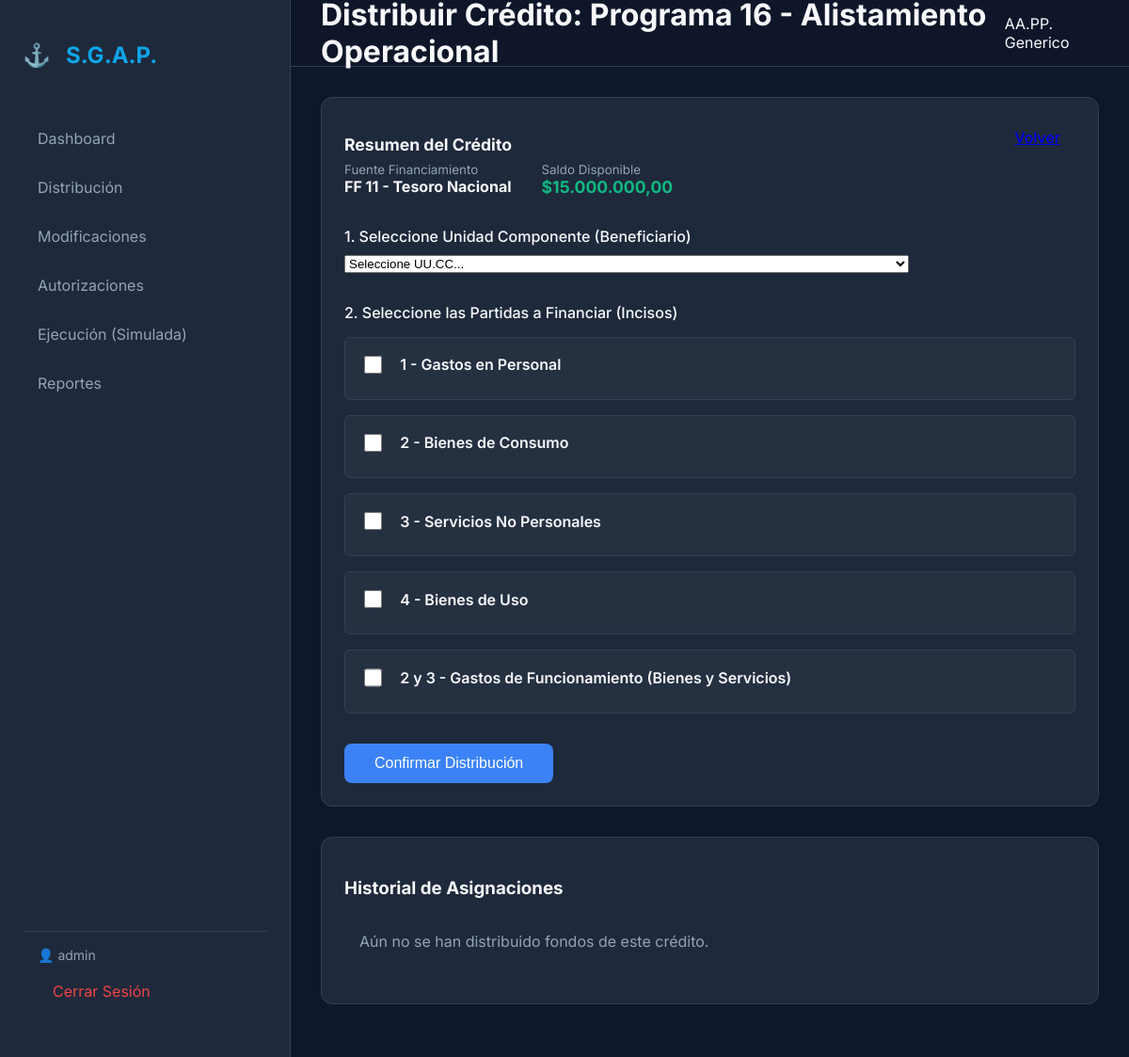
/finance/distribuir/1/ (signed in), run on an earlier commit of the app's database.
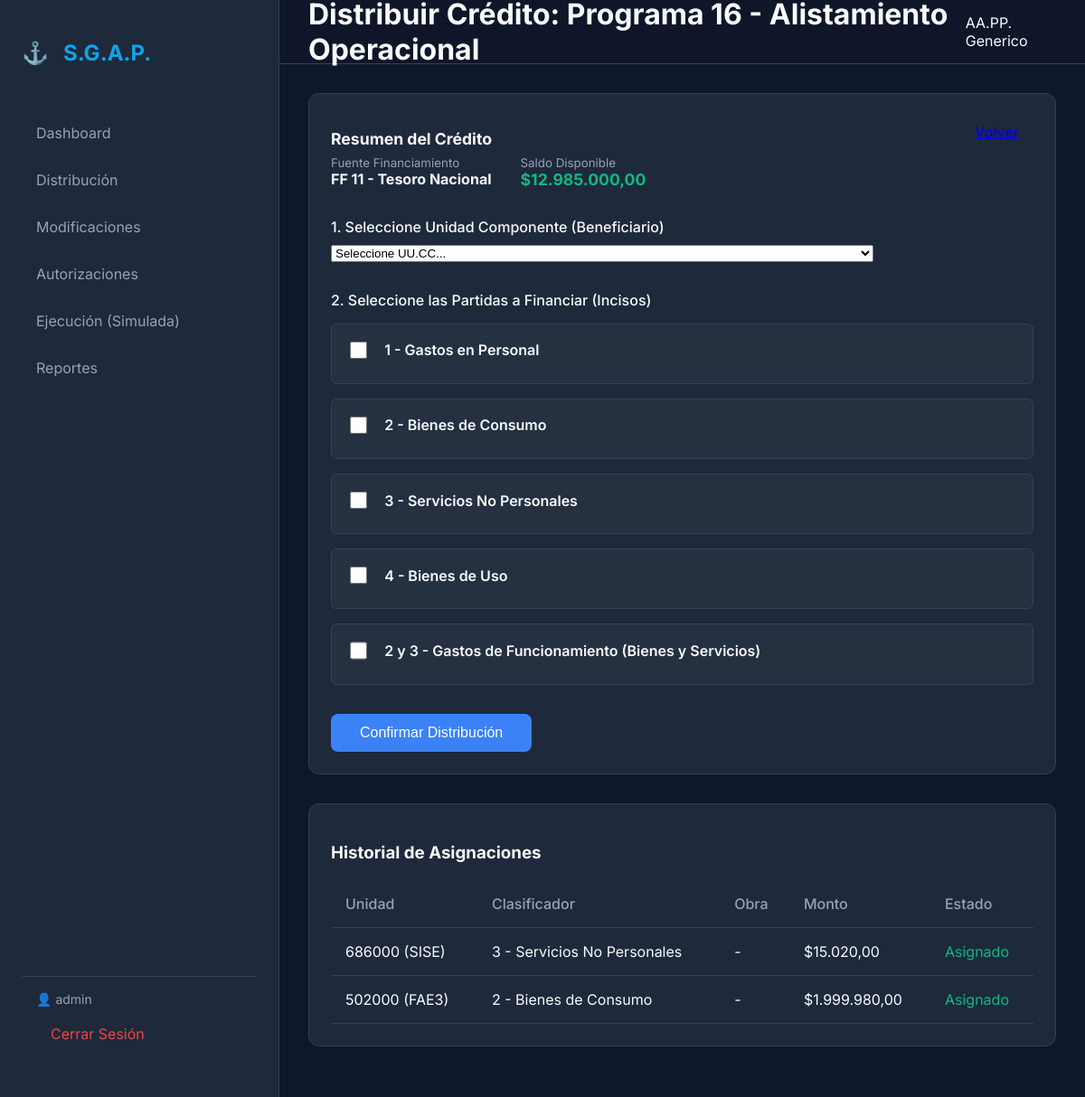
And on a later commit of the database.
### finance/models.py (models this page shows, shortened)
class Credito(models.Model):
    ESTADO_CHOICES = (
        ("VIGENTE", "Vigente"),
        ("CADUCADO", "Caducado"),
        ("DEVENGADO", "Devengado"),
    )
    programa = models.ForeignKey(EstructuraProgramatica, on_delete=models.CASCADE, related_name="creditos")
    fuente = models.ForeignKey(FuenteFinanciamiento, on_delete=models.PROTECT)
    monto_total = models.DecimalField(max_digits=12, decimal_places=2)
    anio = models.IntegerField(help_text="Año fiscal")
    trimestre = models.IntegerField(choices=[(1, "1° Trimestre"), (2, "2° Trimestre"), (3, "3° Trimestre"), (4, "4° Trimestre")])
    estado = models.CharField(max_length=20, choices=ESTADO_CHOICES, default="VIGENTE")
    fecha_creacion = models.DateTimeField(auto_now_add=True)
    @property
    def saldo_disponible(self):
        asignado = self.asignaciones.aggregate(total=models.Sum('monto'))['total'] or 0
        return self.monto_total - asignado

class Asignacion(models.Model):
    TRIMESTRE_CHOICES = (
        (1, "1° Trimestre"),
        (2, "2° Trimestre"),
        (3, "3° Trimestre"),
        (4, "4° Trimestre"),
    )
    uucc = models.ForeignKey(UnidadComponente, on_delete=models.PROTECT, related_name="asignaciones")
    credito_origen = models.ForeignKey(Credito, on_delete=models.CASCADE, related_name="asignaciones")
    clasificador_gasto = models.ForeignKey(ClasificadorGasto, on_delete=models.PROTECT)
    obra = models.ForeignKey(EstructuraProgramatica, on_delete=models.PROTECT, null=True, blank=True, related_name="asignaciones_obra", help_text="Obligatorio para Inciso 4 (Inversión)")
    monto = models.DecimalField(max_digits=12, decimal_places=2)
    trimestre = models.IntegerField(choices=TRIMESTRE_CHOICES)

### core/models.py (models this page shows, shortened)
class FuenteFinanciamiento(models.Model):
    CODIGO_CHOICES = (
        ("11", "Tesoro Nacional"),
        ("13", "Recursos Específicos"),
    )
    codigo = models.CharField(max_length=10, choices=CODIGO_CHOICES)
    descripcion = models.CharField(max_length=255)
    es_fiscal = models.BooleanField(default=True, help_text="Indica si es dinero fiscal")
    def __str__(self):
        return f"FF {self.codigo} - {self.descripcion}"

class ClasificadorGasto(models.Model):
    NIVEL_CHOICES = (
        (1, "Inciso"),
        (2, "Partida Principal"),
        (3, "Partida Parcial"),
        (4, "Partida Subparcial"),
    )
    codigo = models.CharField(max_length=50)
    descripcion = models.CharField(max_length=255)
    nivel = models.IntegerField(choices=NIVEL_CHOICES)
    padre = models.ForeignKey("self", null=True, blank=True, on_delete=models.CASCADE, related_name="hijos")

class UnidadComponente(models.Model):
    nombre = models.CharField(max_length=255)
    codigo = models.CharField(max_length=50) # Removed unique=True to allow shared budget codes
    sigla = models.CharField(max_length=20, unique=True, null=True) # Added Sigla as unique identifier
    es_ejecutora = models.BooleanField(default=False, help_text="Solo UU.CC. del Plan Bienal pueden ejecutar gasto")

### finance/views.py (the view, shortened to what this page needs)
# urls.py: path('distribuir/<int:credito_id>/', views.distribuir_credito, name='distribuir_credito'),
@login_required
def distribuir_credito(request, credito_id):
    credito = get_object_or_404(Credito, pk=credito_id)
    asignaciones = credito.asignaciones.all()
    incisos = ClasificadorGasto.objects.filter(nivel=1)
    uuccs = UnidadComponente.objects.all()
    obras = EstructuraProgramatica.objects.filter(nivel=4) # Assuming 4 is Obra
    context = {
        'credito': credito,
        'asignaciones': asignaciones,
        'incisos': incisos,
        'uuccs': uuccs,
        'obras': obras
    }
    return render(request, 'finance/distribuir.html', context)

### core/models.py (called while the page is built)
    def __str__(self):
        return f"{self.get_nivel_display()} {self.codigo} - {self.descripcion}"

### finance/templates/finance/distribuir.html (shortened to what this page needs)
{% extends 'base.html' %}
{% block content %}
<div class="card">
    <div style="display: flex; justify-content: space-between; align-items: flex-start; margin-bottom: 2rem;">
        <div>
            <h2 style="font-size: 1.1rem; margin-bottom: 0.5rem;">Resumen del Crédito</h2>
            <div style="display: grid; grid-template-columns: auto auto; gap: 2rem;">
                <div>
                    <small style="color: var(--text-muted); display: block;">Fuente Financiamiento</small>
                    <strong>{{ credito.fuente }}</strong>
                </div>
                <div>
                    <small style="color: var(--text-muted); display: block;">Saldo Disponible</small>
                    <strong style="color: var(--success); font-size: 1.1rem;">${{ credito.saldo_disponible }}</strong>
                </div>
            </div>
        </div>
        <a href="{% url 'finance:lista_creditos' %}" class="btn">Volver</a>
    </div>
    <form method="POST">
        <div style="margin-bottom: 2rem;">
            <label style="display: block; margin-bottom: 0.5rem; font-weight: 500;">1. Seleccione Unidad Componente
                (Beneficiario)</label>
            <select name="uucc" class="form-input" style="width: 100%; max-width: 600px;" required>
                <option value="">Seleccione UU.CC...</option>
            </select>
        </div>
        <div style="margin-bottom: 2rem;">
            <label style="display: block; margin-bottom: 1rem; font-weight: 500;">2. Seleccione las Partidas a Financiar
                (Incisos)</label>
            <div style="display: grid; gap: 1rem; max-width: 800px;">
                {% for inciso in incisos %}
                <div class="inciso-card"
                    style="background: rgba(255,255,255,0.03); border: 1px solid var(--border); border-radius: 6px; padding: 1rem;">
                    <div style="display: flex; align-items: center; gap: 1rem; margin-bottom: 0.5rem;">
                        <input type="checkbox" id="check_{{ inciso.id }}"
                            onchange="document.getElementById('details_{{ inciso.id }}').style.display = this.checked ? 'grid' : 'none'"
                            style="width: 1.2rem; height: 1.2rem; cursor: pointer;">
                        <label for="check_{{ inciso.id }}" style="cursor: pointer; font-weight: 600; font-size: 1rem;">
                            {{ inciso.codigo }} - {{ inciso.descripcion }}
                        </label>
                    </div>
                </div>
                {% endfor %}
                <div class="inciso-card"
                    style="background: rgba(255,255,255,0.03); border: 1px solid var(--border); border-radius: 6px; padding: 1rem;">
                    <div style="display: flex; align-items: center; gap: 1rem; margin-bottom: 0.5rem;">
                        <input type="checkbox" id="check_combined_23"
                            onchange="document.getElementById('details_combined_23').style.display = this.checked ? 'grid' : 'none'"
                            style="width: 1.2rem; height: 1.2rem; cursor: pointer;">
                        <label for="check_combined_23" style="cursor: pointer; font-weight: 600; font-size: 1rem;">
                            2 y 3 - Gastos de Funcionamiento (Bienes y Servicios)
                        </label>
                    </div>
                </div>
            </div>
        </div>
        <button type="submit" class="btn btn-primary" style="padding: 0.75rem 2rem; font-size: 1rem;">Confirmar
            Distribución</button>
    </form>
</div>
<div class="card" style="margin-top: 2rem;">
    <h3>Historial de Asignaciones</h3>
    {% if asignaciones %}
    <table>
        <thead>
            <tr>
                <th>Unidad</th>
                <th>Clasificador</th>
                <th>Obra</th>
                <th>Monto</th>
                <th>Estado</th>
            </tr>
        </thead>
        <tbody>
            {% for a in asignaciones %}
            <tr>
                <td>{{ a.uucc.codigo }} ({{ a.uucc.sigla }})</td>
                <td>{{ a.clasificador_gasto.codigo }} - {{ a.clasificador_gasto.descripcion }}</td>
                <td>{{ a.obra.codigo|default:"-" }}</td>
                <td>${{ a.monto }}</td>
                <td style="color: var(--success);">Asignado</td>
            </tr>
            {% endfor %}
        </tbody>
    </table>
    {% else %}
    <p style="padding: 1rem; color: var(--text-muted);">Aún no se han distribuido fondos de este crédito.</p>
    {% endif %}
</div>
{% endblock %}

### core/templates/base.html (shortened to what this page needs)
<!DOCTYPE html>
<html lang="es">
<head>
    <link rel="stylesheet" href="/static/css/style.css">
</head>
<body>
    <div class="app-container">
        <aside class="sidebar">
            <div class="logo-area">
                <div class="logo-icon">⚓</div>
                <h2>S.G.A.P.</h2>
            </div>
            <nav>
                <a href="{% url 'dashboard:home' %}" class="nav-item">Dashboard</a>
                <a href="{% url 'finance:lista_creditos' %}" class="nav-item">Distribución</a>
                <a href="{% url 'finance:modificaciones' %}" class="nav-item">Modificaciones</a>
                <a href="{% url 'finance:lista_autorizaciones' %}" class="nav-item">Autorizaciones</a>
                <a href="{% url 'finance:simular_ejecucion' %}" class="nav-item">Ejecución (Simulada)</a>
                <a href="{% url 'dashboard:reporte_estado_mensual' %}" class="nav-item">Reportes</a>
            </nav>
            <div style="margin-top: auto; padding: 1rem; border-top: 1px solid rgba(255,255,255,0.1);">
                <div style="color: #94a3b8; font-size: 0.875rem; margin-bottom: 0.5rem;">
                    👤 {{ user.username }}
                </div>
                <a href="{% url 'core:logout' %}" class="nav-item" style="color: #ef4444;">Cerrar Sesión</a>
            </div>
        </aside>
        <main class="content-area">
            <header class="top-bar">
                <h1>{% block page_title %}Panel de Control{% endblock %}</h1>
                <div class="user-profile">
                    <span>AA.PP. Generico</span>
                </div>
            </header>
            <div class="content-wrapper">
                {% block content %}
                {% endblock %}
            </div>
        </main>
    </div>
</body>
</html>

### core/static/css/style.css (style rules this page uses)
:root { --bg-dark: #0f172a; --bg-card: #1e293b; --primary: #3b82f6; --accent: #0ea5e9; --text-main: #f8fafc; --text-muted: #94a3b8; --border: #334155; --success: #10b981; --danger: #ef4444; }
body { margin: 0; font-family: 'Inter', sans-serif; background-color: var(--bg-dark); color: var(--text-main); overflow-x: hidden; }
.app-container { display: flex; height: 100vh; }
.sidebar { width: 260px; background-color: var(--bg-card); border-right: 1px solid var(--border); display: flex; flex-direction: column; padding: 1.5rem; }
.logo-area { display: flex; align-items: center; gap: 1rem; margin-bottom: 2rem; color: var(--accent); }
.logo-icon { font-size: 1.5rem; }
.nav-item { display: block; padding: 0.75rem 1rem; color: var(--text-muted); text-decoration: none; border-radius: 0.5rem; margin-bottom: 0.5rem; transition: all 0.2s; }
.content-area { flex: 1; display: flex; flex-direction: column; overflow-y: auto; }
.top-bar { height: 70px; border-bottom: 1px solid var(--border); display: flex; align-items: center; justify-content: space-between; padding: 0 2rem; background-color: rgba(15, 23, 42, 0.8); backdrop-filter: blur(10px); }
.content-wrapper { padding: 2rem; }
.card { background-color: var(--bg-card); border: 1px solid var(--border); border-radius: 0.75rem; padding: 1.5rem; margin-bottom: 1.5rem; }
.btn { padding: 0.5rem 1rem; border-radius: 0.5rem; border: none; cursor: pointer; font-weight: 500; transition: 0.2s; }
.btn-primary { background-color: var(--primary); color: white; }
table { width: 100%; border-collapse: collapse; }
th, td { text-align: left; padding: 1rem; border-bottom: 1px solid var(--border); }
th { color: var(--text-muted); font-weight: 500; }

What changed in the data, as far as the page shows it:
computed for Credito "FF 11 - Tesoro Nacional": saldo_disponible "15.000.000,00" → "12.985.000,00"
added Asignacion: uucc.codigo "686000", uucc.sigla "SISE", clasificador_gasto.codigo "3", clasificador_gasto.descripcion "Servicios No Personales", obra.codigo "-", monto "15.020,00"
added Asignacion: uucc.codigo "502000", uucc.sigla "FAE3", clasificador_gasto.codigo "2", clasificador_gasto.descripcion "Bienes de Consumo", obra.codigo "-", monto "1.999.980,00"
Also different on the page:
text no longer shown: "Aún no se han distribuido fondos de este crédito."
text now shown: "Unidad Clasificador Obra Monto Estado"
